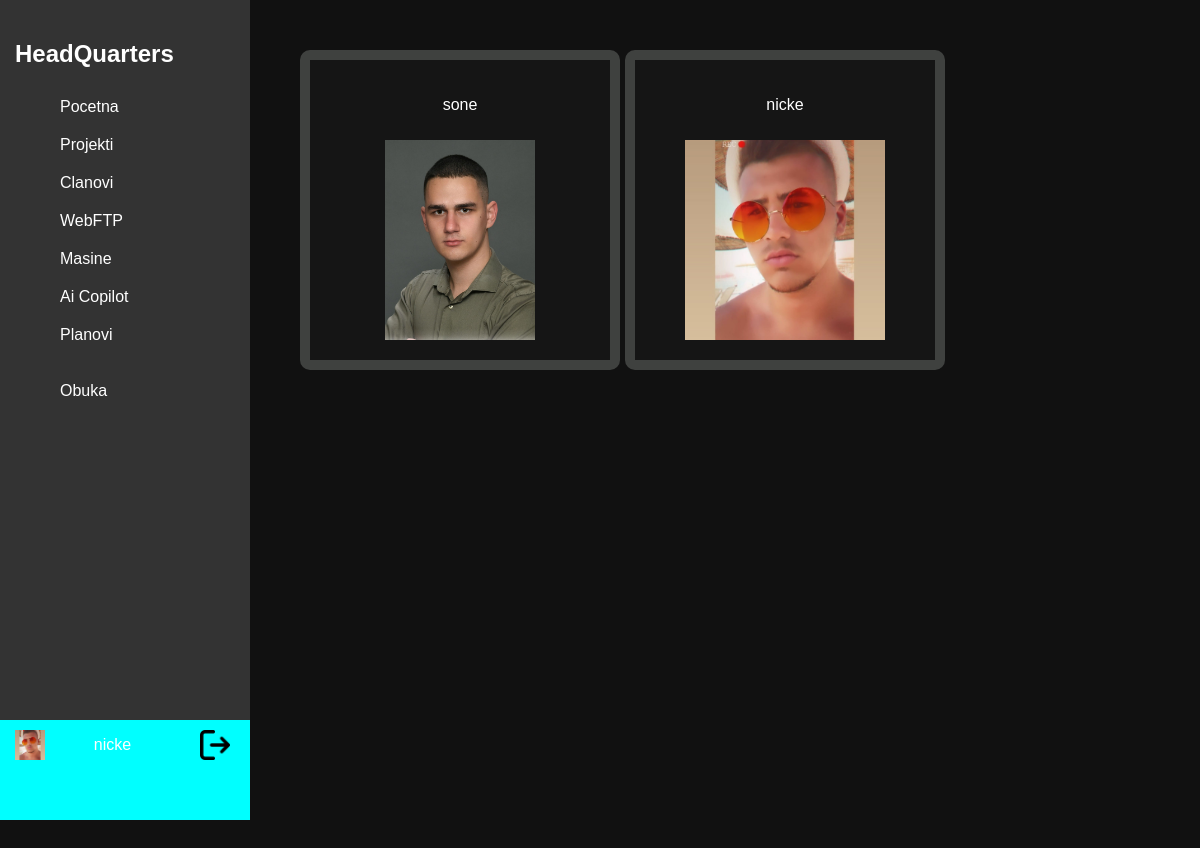
Page /clanovi/ (signed in) on the committed database.
### home/models.py (models this page shows)
class Clan(models.Model):
    user = models.OneToOneField(User, on_delete=models.CASCADE)
    email = models.CharField(max_length=45, blank=True, null=True)
    slika = models.ImageField(upload_to='slike_clanova/', null=True, blank=True)
    def __str__(self):
        return self.user.username

### home/views.py (the view)
# urls.py: path('clanovi/', views.clanovi, name="clanovi"),
@login_required(login_url=settings.LOGIN_URL)
def clanovi(request):
    korisnik = request.user.clan
    clanovi = Clan.objects.all()
    context = {'clanovi': clanovi, 'korisnik':korisnik}
    return render(request, 'home/clanovi.html', context)

### home/templates/home/clanovi.html (shortened to what this page needs)
{% load static %}
<html lang="en" class="html">
<head>
    <link rel="stylesheet" href="{% static 'css/home.css' %}" class="css">
    <link rel="stylesheet" href="{% static 'css/clanovi.css' %}" class="css">
</head>
<body>
    {% include 'home/sidebar.html' %}
    <div class="container">
        <div class="clanovi">
            {% for clan in clanovi %}
            <div class="clan">
                <p>{{ clan.user.username }}</p>
                <img src="{{ clan.slika.url }}" alt="">
            </div>
        {% endfor %}
        </div>
    </div>
</body>
</html>

### home/templates/home/sidebar.html
{% load static %}
{% block content %}
<div class="sidebar">
    <h2>HeadQuarters</h2>
    <ul>
      <li><a href="{% url 'home' %}">Pocetna</a></li>
      <li><a href="{% url 'projekti' %}">Projekti</a></li>
      <li><a href="{% url 'clanovi' %}">Clanovi</a></li>
      <li><a href="{% url 'webftp' %}">WebFTP</a></li>
      <li><a href="{% url 'masine' %}">Masine</a></li>
      <li><a href="{% url 'copilot' %}">Ai Copilot</a></li>
      <li><a href="{% url 'planovi' %}">Planovi</a></li>
      <br>
      <li><a href="{% url 'obuka' %}">Obuka</a></li>
    </ul>
    <br>
    <div class="sidebar-bottom">
        <div class="sidebar-profil">
            <img src="{{ korisnik.slika.url }}" alt="">
            <p>{{korisnik}}</p>
            <a href="{% url 'logout' %}">
                <img src="{% static 'images/logout.png' %}" alt="">
            </a>
        </div>
    </div>
  </div>
  {% endblock content %}

### static/css/home.css (style rules this page uses)
body { margin: 0; padding: 0; font-family: Arial, sans-serif; background-color: #111; color: #fff; }
.container { display: flex; flex-wrap: wrap; margin-left: 250px; }
.sidebar { width: 250px; height: 100vh; position: fixed; left: 0; top: 0; background-color: #333; padding-top: 20px; }
.sidebar a { display: block; color: #fff; text-decoration: none; padding: 10px 20px; }
h2 { padding-left: 15px; }
.sidebar ul { list-style-type: none; }
.sidebar-bottom { position: absolute; bottom: 0; width: 100%; height: 100px; background-color: #00ffff; }
.sidebar-profil { padding-left: 15px; align-items: center; display: flex; gap: 10px; justify-content: space-between; }
.sidebar-profil img { height: 30px; width: 30px; border-radius: 40px; }
.sidebar-profil img:nth-child(1) { height: 30px; width: 30px; border-radius: 0px; }

### static/css/clanovi.css (style rules this page uses)
.clanovi { display: grid; grid-template-columns: repeat(3, 1fr); grid-template-rows: repeat(3, 1fr); grid-column-gap: 5px; grid-row-gap: 5px; width: 90%; margin-top: 50px; margin-left: 50px; }
.clan { background-color: rgb(23,23,23, 0.8); height: 300px; display: grid; width: 300px; text-align: center; justify-content: center; align-content: center; gap: 10px; border: 10px solid rgb(234,244,233, 0.2); border-radius: 10px; transition: 0.3s ease-in-out; }
.clan img { width: 100%; height: 200px; }

### rows in the picture
Clan: slika (picture), user.username "nicke"
Clan: user.username "sone", slika (picture)
